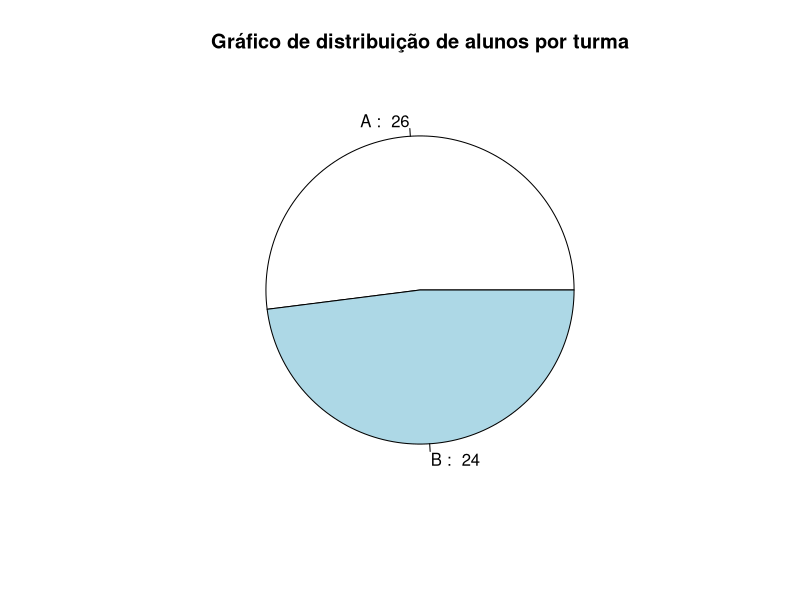
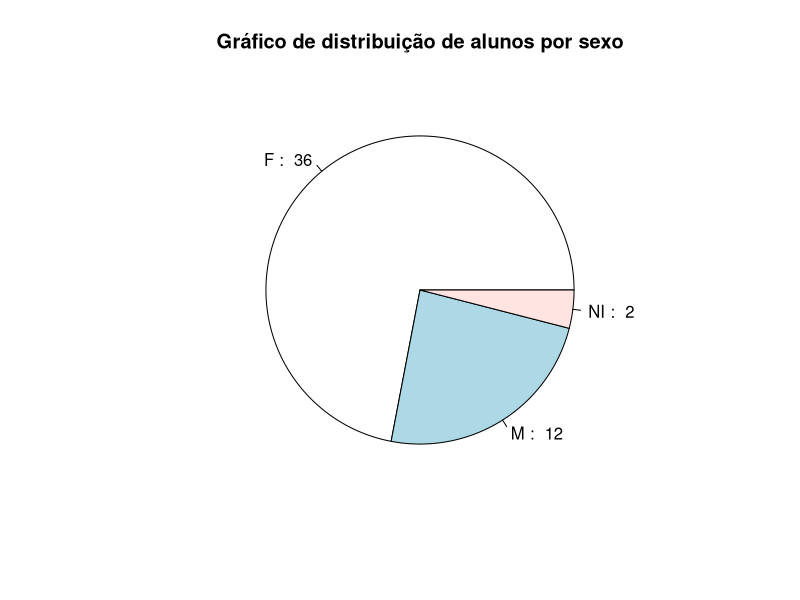
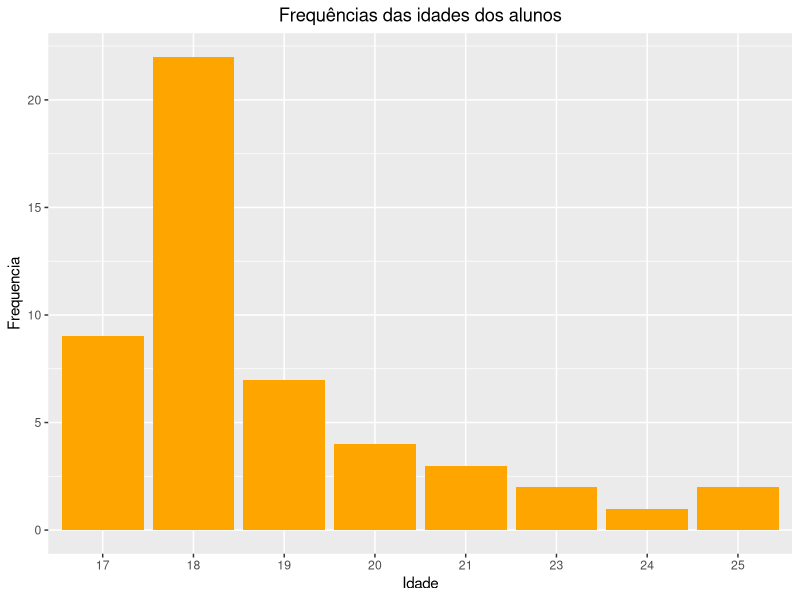

Write the R code that produced these figures, in order.
#imports
library(ggplot2)


data <- read.csv("dados_estudantes.csv", sep = ';')


#Tabela turmas e gráfico de turmas
contagem_turmas = table(data$Turma)
contagem_turmas_table = data.frame(Turma = names(contagem_turmas), Frequencia = as.numeric(contagem_turmas))
pie(
  contagem_turmas_table$Frequencia,
  labels = paste(
    contagem_turmas_table$Turma, 
    ": ", 
    contagem_turmas_table$Frequencia
  ),
  main = "Gráfico de distribuição de alunos por turma"
)



#Tabela sexo gráfico sexo
contagem_sexo = table(data$Sexo)
contagem_sexo_table = data.frame(
  Sexo = names(contagem_sexo),
  Frenquencia = as.integer(contagem_sexo)
)
pie(
  contagem_sexo_table$Frenquencia,
  labels = paste(
    contagem_sexo_table$Sexo,
    ": ",
    contagem_sexo_table$Frenquencia
  ),
  main = "Gráfico de distribuição de alunos por sexo"
)



#Tabela de idade e gráfico de idade
contagem_idade = table(data$Idade)
contagem_idade_table = data.frame(
  Idade = names (contagem_idade),
  Frequencia = as.integer(contagem_idade)
)
ggplot(
  contagem_idade_table,
  aes(
    x = Idade, 
    y = Frequencia
  )
)+ 
  geom_bar(stat = "identity", fill = "orange") +
  labs(title = "Frequências das idades dos alunos") +
  theme(plot.title = element_text(hjust = 0.5))
